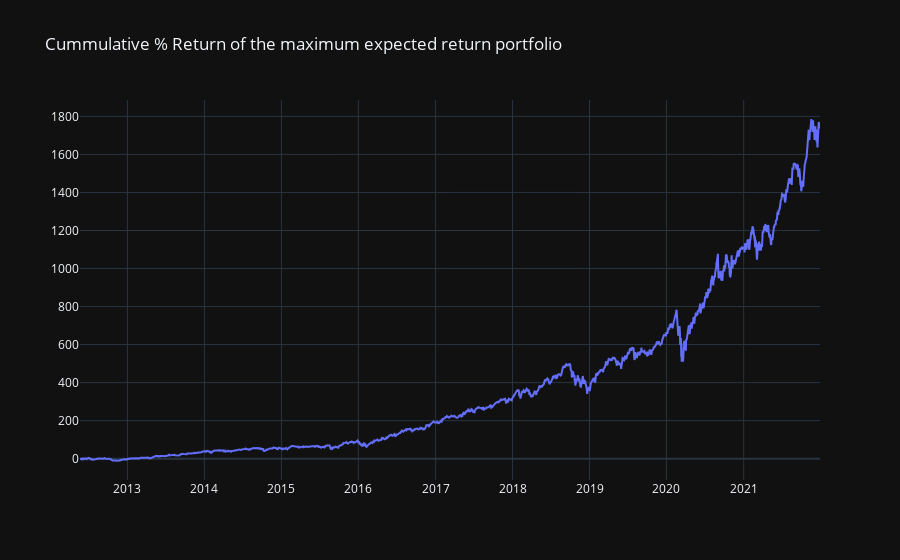

Notebook source saved alongside this figure:
### Code cell
max_er_port_return = returns.dot(max_er_weights)
cum_maxer_returns =   (1 + max_er_port_return).cumprod() - 1
cum_maxer_returns_perc = pd.Series(100 * cum_maxer_returns)

#Plot
fig = go.Figure([go.Scatter(x=dates['Date'], y=cum_maxer_returns_perc)])
fig.update_layout(template = "plotly_dark", title = 'Cummulative % Return of the maximum expected return portfolio') 
fig.show()

### Figure 1 — Plotly figure (JSON) as saved in the notebook; plotly's stock layout.template omitted (floating-point values rounded to 4 significant figures; data arrays with more than 128 entries replaced by an {"elided": "..."} marker saying what was removed)
{"data": [{"type": "scatter", "x": {"elided": "2420 str values"}, "y": {"elided": "2419 float values"}}], "layout": {"title": {"text": "Cummulative % Return of the maximum expected return portfolio"}}}
